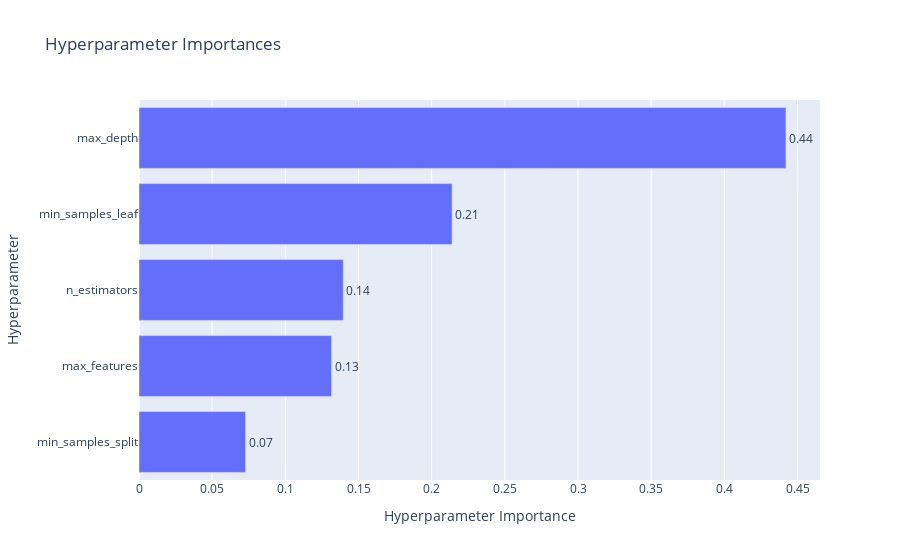

Notebook cell for this chart:
### Code cell
optuna.visualization.plot_param_importances(study)

### Figure 1 — Plotly figure (JSON) as saved in the notebook; plotly's stock layout.template omitted (floating-point values rounded to 4 significant figures)
{"data": [{"cliponaxis": false, "hovertemplate": ["min_samples_split (IntDistribution): 0.07280702954615677<extra></extra>", "max_features (IntDistribution): 0.13154558229154478<extra></extra>", "n_estimators (IntDistribution): 0.13956145504981418<extra></extra>", "min_samples_leaf (IntDistribution): 0.2139795939978531<extra></extra>", "max_depth (IntDistribution): 0.44210633911463104<extra></extra>"], "name": "Objective Value", "orientation": "h", "text": ["0.07", "0.13", "0.14", "0.21", "0.44"], "textposition": "outside", "type": "bar", "x": [0.07281, 0.1315, 0.1396, 0.214, 0.4421], "y": ["min_samples_split", "max_features", "n_estimators", "min_samples_leaf", "max_depth"]}], "layout": {"title": {"text": "Hyperparameter Importances"}, "xaxis": {"title": {"text": "Hyperparameter Importance"}}, "yaxis": {"title": {"text": "Hyperparameter"}}}}
